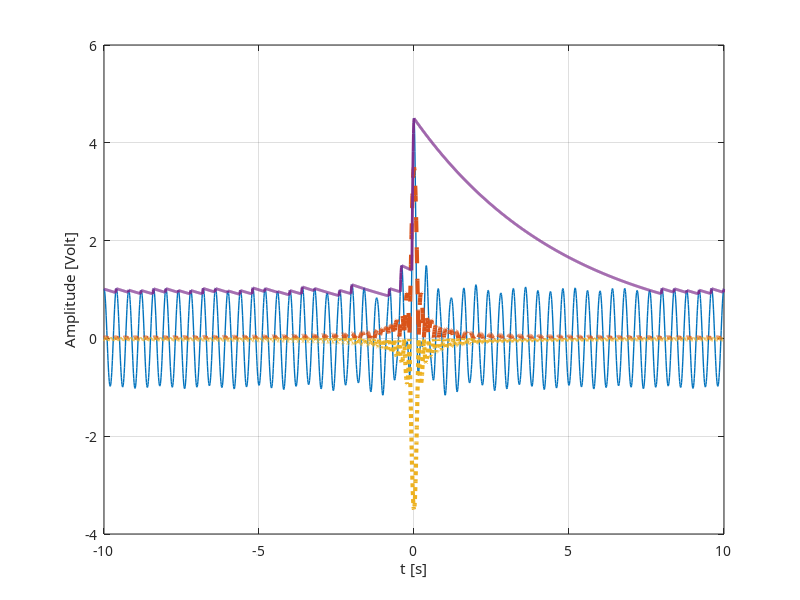

Write the MATLAB code that produced this figure.
% Diode demodulator: Abb. 14 in AM-Versuchsbeschreibung
% Letzte Modifikation: 10.10.2018 / T.Kreul
% Parameter settings
%% 1. Quellsignal ist ein Sinus
%
%
clear all
k = -10:0.01:10;    %Vektor k
w_s = 2*pi*10;  %Hz cut-off frequency
w_c = 2*pi*100;    % träger-Frequenz
T_a1 = (2*pi/w_s)/2;    %Abtastperiode
A = 1;  %Amplitude des Trägers
phi = 180;    %Phase des trägers
m=1;
tau=4;
%noise = rand(size(k));
s_kTa = cos(w_s.*k*T_a1);    %Quellensignal s(t)=cos(w_s*t)
m_kTa = A*cos(w_c.*k*T_a1 + phi);  %Trägersignal der das Quellensignal zu hohen Frequenzen trägt m(t) = A*cos(w_c*t + phi)
X_kTa = s_kTa.*m_kTa;    %moduliertes Signal x_(t) durch ein einfacher idealer modulator
deltat=k(2)-k(1);

s=A*(1+m*s_kTa);
x_AM=s.*m_kTa;
hx_AM=plot(k,x_AM);
xlabel('t [s]')
ylabel('Amplitude [Volt]')
set(hx_AM,'LineWidth',[1]);
hold on
hs=plot(k,abs(s),'--');
set(hs,'LineWidth',[3]);
hms=plot(k,-abs(s),':');
set(hms,'LineWidth',[3]);
grid on

n=1;
g_DRC(n)=x_AM(n);
for thilf=k(1:length(k)-1)
  n=n+1;
  if (x_AM(n)>x_AM(n-1))|(x_AM(n)>x_AM(n-1)*exp(-deltat/tau))
    if g_DRC(n-1)>x_AM(n-1)
       g_DRC(n)=exp(-deltat/tau)*g_DRC(n-1); %discharging period
    else
       g_DRC(n)=x_AM(n); %charging period
    end
  else 
     g_DRC(n)=exp(-deltat/tau)*g_DRC(n-1); %discharging period
  end
end
hg_DRC=plot(k,g_DRC,'-');
set(hg_DRC,'LineWidth',[2]);
hold off
grid on
set(gca,'XLim',[0 k(end)]);
%set(gca,'YLim',[-A*(1+m)-0.2 A*(1+m)+0.2]);
%set(gca,'XColor',[1 1 1])
%set(gca,'YColor',[1 1 1])
set(gca,'FontName','Times-Roman');
xlabel('t [s]')
ylabel('Amplitude [Volt]')
%set(gcf,'PaperPosition',[0.25 2.5 6.5 2.2]); %The 3 means a half-plot, 6 is usual
%set(gca,'XTickLabel',[]);
%set(gca,'YTickLabel',[]);
%set(gca,'XTick',[]);
%set(gca,'YTick',[]);
set(gcf,'Color',[1 1 1]);
%print -deps DRCdemod.eps

%% 2. Bandlimites Signal
%
%
%%  Generierung eines AM-Signals mit einem Bandlimitierten Quellsignal
clear all;
close all;
k = -10:0.01:10;    %Vektor k
w_sf = 2*pi*1;   %cut-off frequency in Hz
w_0 = 2*pi*2;    % signal frequencs in Hz
w_c1 = 2*pi*5;  % trägerfrequenz in Hz
A = 1;  % Amplitude in Volt
a = 0.75;   % constant
T_a1 = (2*pi/w_sf)/2;    %Abtastperiode in s
m_AM1 = 1;     %Modulationsordnung
phi_1 = 0;      %Phase des Trägers
tau_1 = 5;    % zeitkonstante $\tau = RC$
deltat=k(2)-k(1);

%noise = rand(size(k));
m_kTa1 = A*cos(w_c1.*k*T_a1 + phi_1);  %Trägersignal der das Quellensignal zu hohen Frequenzen trägt m(t) = A*cos(w_c*t + phi)
% Generierung des Bandbegrenztes Signal Sr(t) im Zeitbereich
Sr_kTa = (((w_sf+w_0/2)/pi)*sinc((w_sf+w_0/2).*k*T_a1)) - ...
    ((a*(w_sf-w_0/2)/pi)*sinc((w_sf-w_0/2).*k*T_a1)) - ...
    (w_sf*(1-a)/pi)*sinc(w_sf.*k*T_a1).*sinc((w_0.*k*T_a1)/2);
x_AM=A*(1 + m_AM1*Sr_kTa).*m_kTa1;
hx_AM=plot(k,x_AM);
xlabel('t [s]')
ylabel('Amplitude [Volt]')
set(hx_AM,'LineWidth',[1]);
hold on
hs=plot(k,abs(Sr_kTa),'--');
set(hs,'LineWidth',[3]);
hms=plot(k,-abs(Sr_kTa),':');
set(hms,'LineWidth',[3]);
grid on

n=1;
g_DRC(n)=x_AM(n);
for thilf=k(1:length(k)-1)
  n=n+1;
  if (x_AM(n)>x_AM(n-1))|(x_AM(n)>x_AM(n-1)*exp(-deltat/tau_1))
    if g_DRC(n-1)>x_AM(n-1)
       g_DRC(n)=exp(-deltat/tau_1)*g_DRC(n-1); %discharging period
    else
       g_DRC(n)=x_AM(n); %charging period
    end
  else 
     g_DRC(n)=exp(-deltat/tau_1)*g_DRC(n-1); %discharging period
  end
end
hg_DRC=plot(k,g_DRC,'-');
set(hg_DRC,'LineWidth',[2]);
hold off
grid on
%set(gca,'XLim',[0 k(end)]);
%set(gca,'YLim',[-A*(1+m)-0.2 A*(1+m)+0.2]);
%set(gca,'XColor',[1 1 1])
%set(gca,'YColor',[1 1 1])
set(gca,'FontName','Times-Roman');
xlabel('t [s]')
ylabel('Amplitude [Volt]')
%set(gcf,'PaperPosition',[0.25 2.5 6.5 2.2]); %The 3 means a half-plot, 6 is usual
%set(gca,'XTickLabel',[]);
%set(gca,'YTickLabel',[]);
%set(gca,'XTick',[]);
%set(gca,'YTick',[]);
set(gcf,'Color',[1 1 1]);
%print -deps DRCdemod.eps
